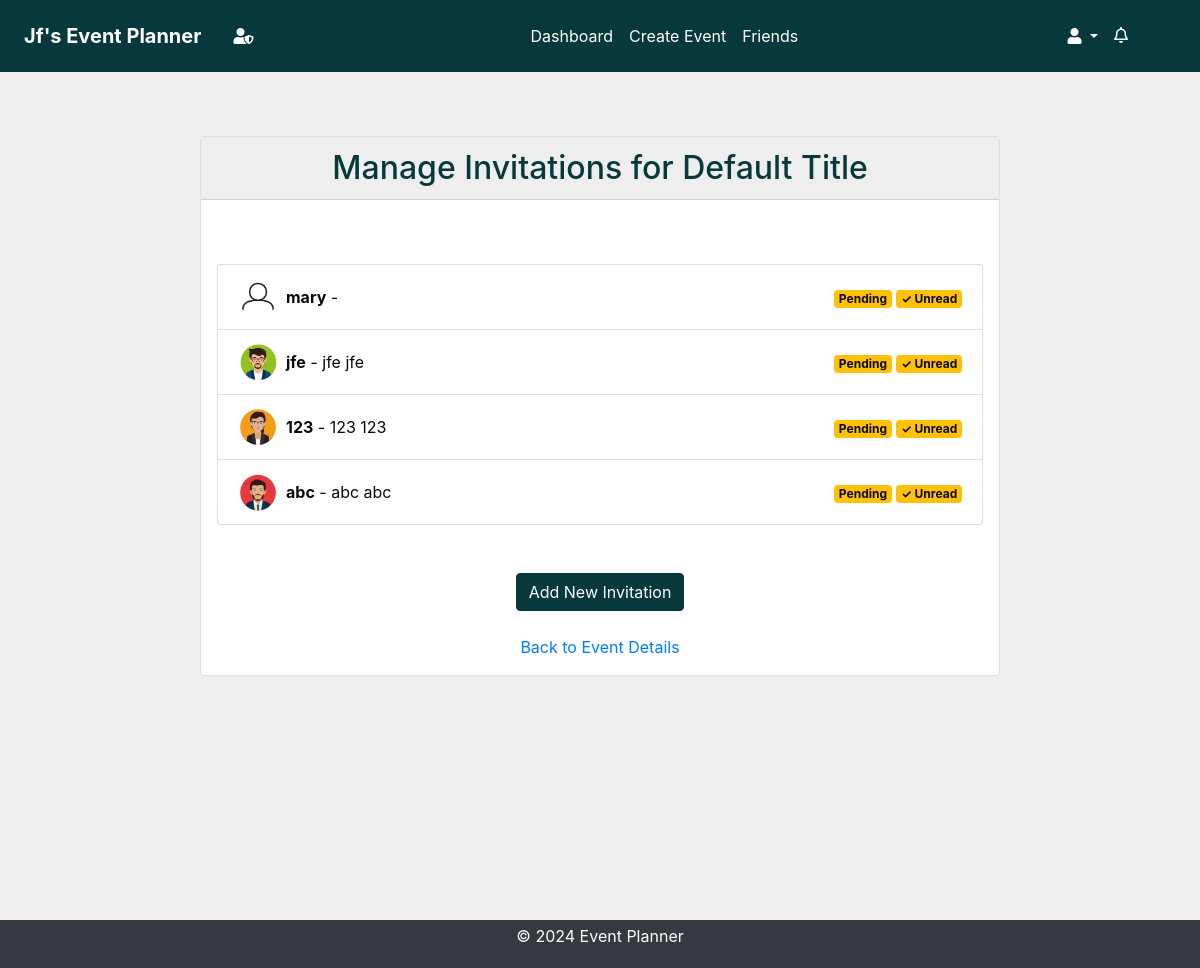
Page /invitations/manage/312/ (signed in) on the committed database.
### events/models.py (models this page shows, shortened)
class Event(models.Model):
    STATUS_CHOICES = [
        ("Pending", "Pending"),
        ("Confirmed", "Confirmed"),
        ("Cancelled", "Cancelled"),
    ]
    title = models.CharField(max_length=100)
    description = models.TextField()
    location = models.CharField(max_length=255)
    created_by = models.ForeignKey(User, on_delete=models.CASCADE)
    proposed_date = models.DateTimeField()
    finalized_date = models.DateTimeField(null=True, blank=True)
    status = models.CharField(
        max_length=20, choices=STATUS_CHOICES, default="Pending"
    )
    created_at = models.DateTimeField(auto_now_add=True)
    updated_at = models.DateTimeField(auto_now=True)

### invitations/models.py (models this page shows, shortened)
class Invitation(models.Model):
    STATUS_CHOICES = [
        ("Pending", "Pending"),
        ("Accepted", "Accepted"),
        ("Declined", "Declined"),
    ]
    event = models.ForeignKey(
        Event, on_delete=models.CASCADE, related_name="invitations"
    )
    user = models.ForeignKey(User, on_delete=models.CASCADE)
    status = models.CharField(
        max_length=20, choices=STATUS_CHOICES, default="Pending"
    )
    suggested_date = models.DateTimeField(null=True, blank=True)
    read = models.BooleanField(default=False)
    created_at = models.DateTimeField(auto_now_add=True)
    updated_at = models.DateTimeField(auto_now=True)

### accounts/models.py (models this page shows, shortened)
class UserProfile(models.Model):
    user = models.OneToOneField(User, on_delete=models.CASCADE)
    profile_picture = models.CharField(max_length=254, default="default.png")
    created_at = models.DateTimeField(auto_now_add=True)
    updated_at = models.DateTimeField(auto_now=True)

### invitations/views.py (the view)
@login_required
def manage_invitations(request, event_id):
    event = get_object_or_404(Event, id=event_id)
    if event.created_by != request.user:
        return redirect("dashboard")
    invitations = Invitation.objects.filter(event=event).select_related("user")
    return render(
        request,
        "invitations/manage_invitations.html",
        {"event": event, "invitations": invitations},
    )

### accounts/context_processors.py (called while the page is built)
def google_api_key(request):
    return {"GOOGLE_API_KEY": os.getenv("GOOGLE_API_KEY")}

### notifications/context_processors.py (called while the page is built)
def notifications(request):
    if request.user.is_authenticated:
        all_unread_notifications = Notification.objects.filter(
            user=request.user, read=False
        ).order_by("-created_at")
        unread_count = all_unread_notifications.count()
        recent_unread_notifications = all_unread_notifications[:8]
        return {
            "recent_unread_notifications": recent_unread_notifications,
            "unread_count": unread_count,
        }
    return {}

### templates/invitations/manage_invitations.html (shortened to what this page needs)
{% extends 'base.html' %}
{% load static %}
{% block content %}
<div class="container card mt-5" style="max-width: 800px;">
    <h2 class="text-center card-header text-dark">Manage Invitations for {{ event.title }}</h2>
    <form class="invitation-list">
        <ul class="list-group mt-5 mb-5">
            {% for invitation in invitations %}
                <li class="list-group-item d-flex justify-content-between align-items-center">
                    <img src="{% static 'images/profile_pictures/' %}{{ invitation.user.userprofile.profile_picture }}" alt="{{ invitation.user.username }}'s profile picture" class="rounded-circle mr-2" style="width: 40px; height: 40px;">
                    <span style="margin-right:auto;">
                        <strong>{{ invitation.user.username }}</strong> - {{ invitation.user.first_name }} {{ invitation.user.last_name }}
                    </span>
                    <span>
                        <span class="badge bg-{{ invitation.status|lower }}">{{ invitation.status }}</span>
                        {% if invitation.read %}
                            <span class="badge bg-success">✓ Read</span>
                        {% else %}
                            <span class="badge bg-warning">✓ Unread</span>
                        {% endif %}
                    </span>
                </li>
            {% empty %}
                <li class="list-group-item">No invitations found.</li>
            {% endfor %}
        </ul>
        <div class="text-center mt-4">
            <a href="{% url 'create_invitation' event.id %}" class="btn btn-primary">Add New Invitation</a>
        </div>
        <div class="text-center mt-4">
            <a href="{% url 'event_details' event.id %}" >Back to Event Details</a>
        </div>
    </form>
</div>
{% endblock %}

### templates/base.html (shortened to what this page needs)
<!DOCTYPE html>
<html lang="en">
<head>
    {% load static %}
    <link rel="stylesheet" href="https://stackpath.bootstrapcdn.com/bootstrap/4.5.2/css/bootstrap.min.css">
    <link rel="stylesheet" href="{% static 'css/styles.css' %}">
    <link rel="stylesheet" href="https://cdnjs.cloudflare.com/ajax/libs/font-awesome/5.15.4/css/all.min.css">
    <link rel="stylesheet" href="https://cdnjs.cloudflare.com/ajax/libs/fullcalendar/3.10.2/fullcalendar.min.css" />
</head>
<body class="c-app">
    <header class="c-header c-header-light c-header-fixed">
        <nav class="navbar navbar-expand-lg navbar-light">
            {% if user.is_authenticated %}
                <a class="navbar-brand" href="{% url 'dashboard' %}"><strong> {{ user.username|title }}'s Event Planner</strong></a>
            {% else %}
                <a class="navbar-brand" href="{% url 'home' %}"><strong>Event Planner</strong></a>
            {% endif %}
            {% if user.is_superuser %}
            <a class="nav-link" aria-label="Admin Panel"  href="{% url 'admin:index' %}"> <i class="fas fa-user-shield"></i></a>
            {% endif %}
            <div class="collapse navbar-collapse" id="navbarSupportedContent">
                {% if user.is_authenticated %}
                <ul class="navbar-nav mx-auto">
                    <li class="nav-item {% if request.resolver_match.url_name == 'dashboard' %}active{% endif %}">
                        <a class="nav-link" href="{% url 'dashboard' %}">Dashboard</a>
                    </li>
                    <li class="nav-item {% if request.resolver_match.url_name == 'create_event' %}active{% endif %}">
                        <a class="nav-link" href="{% url 'create_event' %}">Create Event</a>
                    </li>
                    <li class="nav-item {% if request.resolver_match.url_name == 'friends_page' %}active{% endif %}">
                        <a class="nav-link" href="{% url 'friends_page' %}">Friends</a>
                    </li>
                    {% endif %}
                </ul>
                {% if user.is_authenticated %}
                <ul class="navbar-nav d-flex">
                    <li class="nav-item dropdown">
                        <a class="nav-link dropdown-toggle" href="#" id="profileLink" role="button" data-toggle="dropdown" aria-haspopup="true" aria-expanded="false">
                            <i class="fas fa-user"></i>
                        </a>
                    </li>
                </ul>
                {% endif %}
            </div>
            {% if user.is_authenticated %}
                <ul class="navbar-nav ml-auto d-flex">
                    <li class="nav-item mr-3">
                        <a class="nav-link" href="#" id="notificationBell" role="button" data-toggle="dropdown" aria-haspopup="true" aria-expanded="false">
                            <i class="fas fa-bell" style="font-weight:100";></i>
                        </a>
                    </li>
                </ul>
            {% endif %}
        </nav>
    </header>
    <main class="c-main">
        <div class="container-fluid">
            <div class="fade-in">
                {% block content %}{% endblock %}
            </div>
        </div>
    </main>
    <footer class="footer py-1">
        <div class="container text-center">
            <p class="text-white">&copy; 2024 Event Planner</p>
        </div>
    </footer>
</body>
</html>

### static/css/styles.css (style rules this page uses)
* { box-sizing: border-box; }
body, html { margin: 0; padding: 0; font-family: var(--font-family-sans-serif); background-color: var(--background); color: var(--text); height: 100%; }
:root { --primary: #07393c; --secondary: #2C666E; --accent: #90DDF0; --background: #F0EDEE; --text: #0A090C; --heading-bg: #eeeeee; --white: #fff; --gray: #6c757d; --gray-dark: #343a40; --success: #28a745; --info: #17a2b8; --warning: #ffc107; --danger: #dc3545; --light: #f8f9fa; --dark: #343a40; --blue: #00448d !important; --breakpoint-xs: 0; --breakpoint-sm: 576px; --breakpoint-md: 768px; --breakpoint-lg: 992px; --breakpoint-xl: 1200px; --font-family-sans-serif: -apple-system, BlinkMacSystemFont, "Segoe UI", Roboto, "Helvetica Neue", Arial, "Noto Sans", sans-serif, "Apple Color Emoji", "Segoe UI Emoji", "Segoe UI Symbol", "Noto Color Emoji"; --font-family-monospace: SFMono-Regular, Menlo, Monaco, Consolas, "Liberation Mono", "Courier New", monospace; }
.container-fluid { display: flex; flex-direction: column; min-height: 100vh; }
.btn-primary { background-color: var(--primary) !important; border-color: var(--primary) !important; }
header { background-color: var(--primary) !important; color: var(--white) !important; padding: .5rem !important; margin-bottom: 1rem !important; }
header a, header .navbar-brand, header .nav-link { color: var(--white) !important; }
.card-header { background-color: var(--heading-bg) !important; color: var(--primary) !important; }
footer { background-color: var(--dark) !important; color: var(--white) !important; padding: 1px 0px !important; padding-top: 0 !important; padding-bottom: 0 !important; margin-top: 2rem !important; text-align: center !important; margin-top: auto; }
.upcoming-events, .your-events, form { padding: 1rem; box-shadow: 0 0 10px rgba(0, 0, 0, .1); background-color: var(--white); border-radius: 5px; }
body>main>div>div>div.container { background-color: var(--white); padding: 2rem; box-shadow: 0 0 10px rgba(0, 0, 0, .5); }
.bg-maybe, .bg-pending { background-color: var(--warning) !important; }
.upcoming-events, .your-events, form { box-shadow: none; }
.card { box-shadow: 0 0 10px rgba(0, 0, 0, .1); min-height: 50%; }
.navbar-nav.mx-auto { flex: 1; justify-content: center; }
#notificationBell { margin-right: auto; display: flex; justify-content: flex-end; }
body>main>div>div>div.container { padding: 0rem; box-shadow: none; }

### rows in the picture
Event: title "Default Title"
Invitation: user.userprofile.profile_picture (placeholder picture), user.username "mary", status "Pending", read "✓ Unread"
Invitation: user.userprofile.profile_picture (picture), user.username "jfe", user.first_name "jfe", user.last_name "jfe", status "Pending", read "✓ Unread"
Invitation: user.userprofile.profile_picture (picture), user.username "123", user.first_name "123", user.last_name "123", status "Pending", read "✓ Unread"
Invitation: user.userprofile.profile_picture (picture), user.username "abc", user.first_name "abc", user.last_name "abc", status "Pending", read "✓ Unread"

### other values in the picture
{{ user.username|title }} "Jf"
